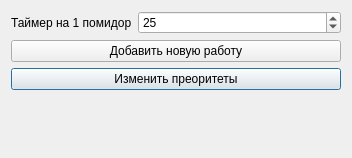
<?xml version="1.0" encoding="UTF-8"?>
<ui version="4.0">
 <class>Dialog</class>
 <widget class="QDialog" name="Dialog">
  <property name="geometry">
   <rect>
    <x>0</x>
    <y>0</y>
    <width>352</width>
    <height>158</height>
   </rect>
  </property>
  <property name="windowTitle">
   <string>Dialog</string>
  </property>
  <layout class="QFormLayout" name="formLayout">
   <item row="1" column="1">
    <widget class="QSpinBox" name="Timer">
     <property name="minimum">
      <number>15</number>
     </property>
     <property name="maximum">
      <number>100</number>
     </property>
     <property name="singleStep">
      <number>5</number>
     </property>
     <property name="value">
      <number>25</number>
     </property>
    </widget>
   </item>
   <item row="4" column="0" colspan="2">
    <widget class="QPushButton" name="Priority">
     <property name="text">
      <string>Изменить преоритеты</string>
     </property>
    </widget>
   </item>
   <item row="3" column="0" colspan="2">
    <widget class="QPushButton" name="NewWork">
     <property name="text">
      <string>Добавить новую работу</string>
     </property>
    </widget>
   </item>
   <item row="1" column="0">
    <widget class="QLabel" name="label">
     <property name="text">
      <string>Таймер на 1 помидор</string>
     </property>
    </widget>
   </item>
  </layout>
 </widget>
 <resources/>
 <connections/>
</ui>
